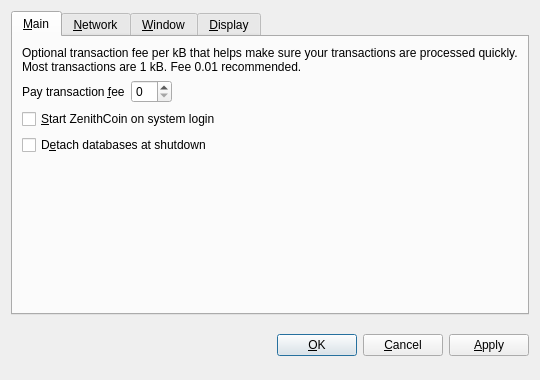
<?xml version="1.0" encoding="UTF-8"?>
<ui version="4.0">
 <class>OptionsDialog</class>
 <widget class="QDialog" name="OptionsDialog">
  <property name="geometry">
   <rect>
    <x>0</x>
    <y>0</y>
    <width>540</width>
    <height>380</height>
   </rect>
  </property>
  <property name="windowTitle">
   <string>Options</string>
  </property>
  <property name="modal">
   <bool>true</bool>
  </property>
  <layout class="QVBoxLayout" name="verticalLayout">
   <item>
    <widget class="QTabWidget" name="tabWidget">
     <property name="tabPosition">
      <enum>QTabWidget::North</enum>
     </property>
     <property name="currentIndex">
      <number>0</number>
     </property>
     <widget class="QWidget" name="tabMain">
      <attribute name="title">
       <string>&amp;Main</string>
      </attribute>
      <layout class="QVBoxLayout" name="verticalLayout_Main">
       <item>
        <widget class="QLabel" name="transactionFeeInfoLabel">
         <property name="text">
          <string>Optional transaction fee per kB that helps make sure your transactions are processed quickly. Most transactions are 1 kB. Fee 0.01 recommended.</string>
         </property>
         <property name="textFormat">
          <enum>Qt::PlainText</enum>
         </property>
         <property name="wordWrap">
          <bool>true</bool>
         </property>
        </widget>
       </item>
       <item>
        <layout class="QHBoxLayout" name="horizontalLayout_Main">
         <item>
          <widget class="QLabel" name="transactionFeeLabel">
           <property name="text">
            <string>Pay transaction &amp;fee</string>
           </property>
           <property name="textFormat">
            <enum>Qt::PlainText</enum>
           </property>
           <property name="buddy">
            <cstring>transactionFee</cstring>
           </property>
          </widget>
         </item>
         <item>
          <widget class="FreicoinAmountField" name="transactionFee"/>
         </item>
         <item>
          <spacer name="horizontalSpacer_Main">
           <property name="orientation">
            <enum>Qt::Horizontal</enum>
           </property>
           <property name="sizeHint" stdset="0">
            <size>
             <width>40</width>
             <height>20</height>
            </size>
           </property>
          </spacer>
         </item>
        </layout>
       </item>
       <item>
        <widget class="QCheckBox" name="freicoinAtStartup">
         <property name="toolTip">
          <string>Automatically start Freicoin after logging in to the system.</string>
         </property>
         <property name="text">
          <string>&amp;Start ZenithCoin on system login</string>
         </property>
        </widget>
       </item>
       <item>
        <widget class="QCheckBox" name="detachDatabases">
         <property name="toolTip">
          <string>Detach block and address databases at shutdown. This means they can be moved to another data directory, but it slows down shutdown. The wallet is always detached.</string>
         </property>
         <property name="text">
          <string>D&amp;etach databases at shutdown</string>
         </property>
        </widget>
       </item>
       <item>
        <spacer name="verticalSpacer_Main">
         <property name="orientation">
          <enum>Qt::Vertical</enum>
         </property>
         <property name="sizeHint" stdset="0">
          <size>
           <width>20</width>
           <height>40</height>
          </size>
         </property>
        </spacer>
       </item>
      </layout>
     </widget>
     <widget class="QWidget" name="tabNetwork">
      <attribute name="title">
       <string>&amp;Network</string>
      </attribute>
      <layout class="QVBoxLayout" name="verticalLayout_Network">
       <item>
        <widget class="QCheckBox" name="mapPortUpnp">
         <property name="toolTip">
          <string>Automatically open the ZenithCoin client port on the router. This only works when your router supports UPnP and it is enabled.</string>
         </property>
         <property name="text">
          <string>Map port using &amp;UPnP</string>
         </property>
        </widget>
       </item>
       <item>
        <widget class="QCheckBox" name="connectSocks">
         <property name="toolTip">
          <string>Connect to the ZenithCoin network through a SOCKS proxy (e.g. when connecting through Tor).</string>
         </property>
         <property name="text">
          <string>Connect through &amp;SOCKS proxy:</string>
         </property>
        </widget>
       </item>
       <item>
        <layout class="QHBoxLayout" name="horizontalLayout_Network">
         <item>
          <widget class="QLabel" name="proxyIpLabel">
           <property name="text">
            <string>Proxy &amp;IP:</string>
           </property>
           <property name="textFormat">
            <enum>Qt::PlainText</enum>
           </property>
           <property name="buddy">
            <cstring>proxyIp</cstring>
           </property>
          </widget>
         </item>
         <item>
          <widget class="QValidatedLineEdit" name="proxyIp">
           <property name="maximumSize">
            <size>
             <width>140</width>
             <height>16777215</height>
            </size>
           </property>
           <property name="toolTip">
            <string>IP address of the proxy (e.g. 127.0.0.1)</string>
           </property>
          </widget>
         </item>
         <item>
          <widget class="QLabel" name="proxyPortLabel">
           <property name="text">
            <string>&amp;Port:</string>
           </property>
           <property name="textFormat">
            <enum>Qt::PlainText</enum>
           </property>
           <property name="buddy">
            <cstring>proxyPort</cstring>
           </property>
          </widget>
         </item>
         <item>
          <widget class="QLineEdit" name="proxyPort">
           <property name="maximumSize">
            <size>
             <width>55</width>
             <height>16777215</height>
            </size>
           </property>
           <property name="toolTip">
            <string>Port of the proxy (e.g. 9050)</string>
           </property>
          </widget>
         </item>
         <item>
          <widget class="QLabel" name="socksVersionLabel">
           <property name="text">
            <string>SOCKS &amp;Version:</string>
           </property>
           <property name="textFormat">
            <enum>Qt::PlainText</enum>
           </property>
           <property name="buddy">
            <cstring>socksVersion</cstring>
           </property>
          </widget>
         </item>
         <item>
          <widget class="QValueComboBox" name="socksVersion">
           <property name="toolTip">
            <string>SOCKS version of the proxy (e.g. 5)</string>
           </property>
          </widget>
         </item>
         <item>
          <spacer name="horizontalSpacer_Network">
           <property name="orientation">
            <enum>Qt::Horizontal</enum>
           </property>
           <property name="sizeHint" stdset="0">
            <size>
             <width>40</width>
             <height>20</height>
            </size>
           </property>
          </spacer>
         </item>
        </layout>
       </item>
       <item>
        <spacer name="verticalSpacer_Network">
         <property name="orientation">
          <enum>Qt::Vertical</enum>
         </property>
         <property name="sizeHint" stdset="0">
          <size>
           <width>20</width>
           <height>40</height>
          </size>
         </property>
        </spacer>
       </item>
      </layout>
     </widget>
     <widget class="QWidget" name="tabWindow">
      <attribute name="title">
       <string>&amp;Window</string>
      </attribute>
      <layout class="QVBoxLayout" name="verticalLayout_Window">
       <item>
        <widget class="QCheckBox" name="minimizeToTray">
         <property name="toolTip">
          <string>Show only a tray icon after minimizing the window.</string>
         </property>
         <property name="text">
          <string>Minimize to the &amp;tray instead of the taskbar</string>
         </property>
        </widget>
       </item>
       <item>
        <widget class="QCheckBox" name="minimizeOnClose">
         <property name="toolTip">
          <string>Minimize instead of exit the application when the window is closed. When this option is enabled, the application will be closed only after selecting Quit in the menu.</string>
         </property>
         <property name="text">
          <string>M&amp;inimize on close</string>
         </property>
        </widget>
       </item>
       <item>
        <spacer name="verticalSpacer_Window">
         <property name="orientation">
          <enum>Qt::Vertical</enum>
         </property>
         <property name="sizeHint" stdset="0">
          <size>
           <width>20</width>
           <height>40</height>
          </size>
         </property>
        </spacer>
       </item>
      </layout>
     </widget>
     <widget class="QWidget" name="tabDisplay">
      <attribute name="title">
       <string>&amp;Display</string>
      </attribute>
      <layout class="QVBoxLayout" name="verticalLayout_Display">
       <item>
        <layout class="QHBoxLayout" name="horizontalLayout_1_Display">
         <item>
          <widget class="QLabel" name="langLabel">
           <property name="text">
            <string>User Interface &amp;language:</string>
           </property>
           <property name="textFormat">
            <enum>Qt::PlainText</enum>
           </property>
           <property name="buddy">
            <cstring>lang</cstring>
           </property>
          </widget>
         </item>
         <item>
          <widget class="QValueComboBox" name="lang">
           <property name="toolTip">
            <string>The user interface language can be set here. This setting will take effect after restarting ZenithCoin.</string>
           </property>
          </widget>
         </item>
        </layout>
       </item>
       <item>
        <layout class="QHBoxLayout" name="horizontalLayout_2_Display">
         <item>
          <widget class="QLabel" name="unitLabel">
           <property name="text">
            <string>&amp;Unit to show amounts in:</string>
           </property>
           <property name="textFormat">
            <enum>Qt::PlainText</enum>
           </property>
           <property name="buddy">
            <cstring>unit</cstring>
           </property>
          </widget>
         </item>
         <item>
          <widget class="QValueComboBox" name="unit">
           <property name="toolTip">
            <string>Choose the default subdivision unit to show in the interface and when sending coins.</string>
           </property>
          </widget>
         </item>
        </layout>
       </item>
       <item>
        <widget class="QCheckBox" name="displayAddresses">
         <property name="toolTip">
          <string>Whether to show Zenith addresses in the transaction list or not.</string>
         </property>
         <property name="text">
          <string>Display addresses in &amp;transaction list</string>
         </property>
        </widget>
       </item>
       <item>
        <spacer name="verticalSpacer_Display">
         <property name="orientation">
          <enum>Qt::Vertical</enum>
         </property>
         <property name="sizeHint" stdset="0">
          <size>
           <width>20</width>
           <height>40</height>
          </size>
         </property>
        </spacer>
       </item>
      </layout>
     </widget>
    </widget>
   </item>
   <item>
    <layout class="QHBoxLayout" name="horizontalLayout_Buttons">
     <item>
      <spacer name="horizontalSpacer_1">
       <property name="orientation">
        <enum>Qt::Horizontal</enum>
       </property>
       <property name="sizeHint" stdset="0">
        <size>
         <width>40</width>
         <height>48</height>
        </size>
       </property>
      </spacer>
     </item>
     <item>
      <widget class="QLabel" name="statusLabel">
       <property name="font">
        <font>
         <weight>75</weight>
         <bold>true</bold>
        </font>
       </property>
       <property name="text">
        <string/>
       </property>
       <property name="textFormat">
        <enum>Qt::PlainText</enum>
       </property>
       <property name="wordWrap">
        <bool>true</bool>
       </property>
      </widget>
     </item>
     <item>
      <spacer name="horizontalSpacer_2">
       <property name="orientation">
        <enum>Qt::Horizontal</enum>
       </property>
       <property name="sizeHint" stdset="0">
        <size>
         <width>40</width>
         <height>48</height>
        </size>
       </property>
      </spacer>
     </item>
     <item>
      <widget class="QPushButton" name="okButton">
       <property name="text">
        <string>&amp;OK</string>
       </property>
      </widget>
     </item>
     <item>
      <widget class="QPushButton" name="cancelButton">
       <property name="text">
        <string>&amp;Cancel</string>
       </property>
       <property name="autoDefault">
        <bool>false</bool>
       </property>
      </widget>
     </item>
     <item>
      <widget class="QPushButton" name="applyButton">
       <property name="text">
        <string>&amp;Apply</string>
       </property>
       <property name="autoDefault">
        <bool>false</bool>
       </property>
      </widget>
     </item>
    </layout>
   </item>
  </layout>
 </widget>
 <customwidgets>
  <customwidget>
   <class>FreicoinAmountField</class>
   <extends>QSpinBox</extends>
   <header>freicoinamountfield.h</header>
  </customwidget>
  <customwidget>
   <class>QValueComboBox</class>
   <extends>QComboBox</extends>
   <header>qvaluecombobox.h</header>
  </customwidget>
  <customwidget>
   <class>QValidatedLineEdit</class>
   <extends>QLineEdit</extends>
   <header>qvalidatedlineedit.h</header>
  </customwidget>
 </customwidgets>
 <resources/>
 <connections/>
</ui>
